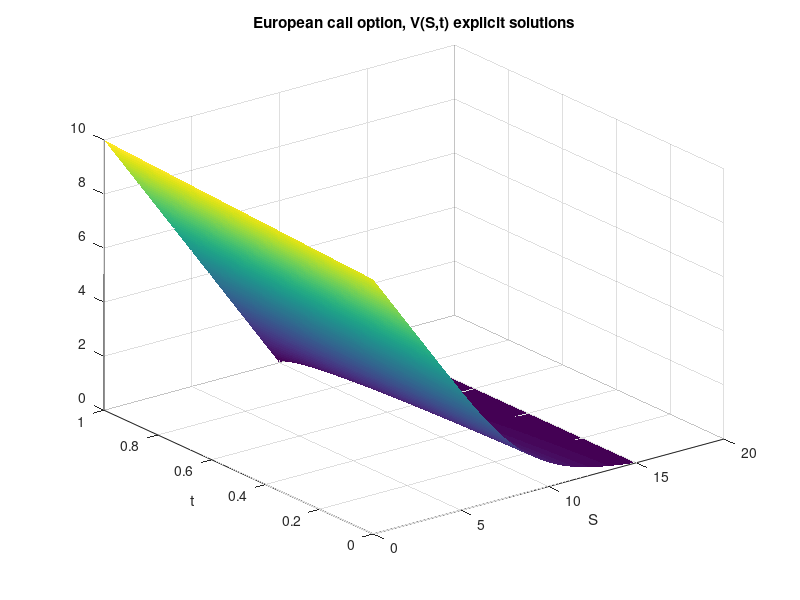
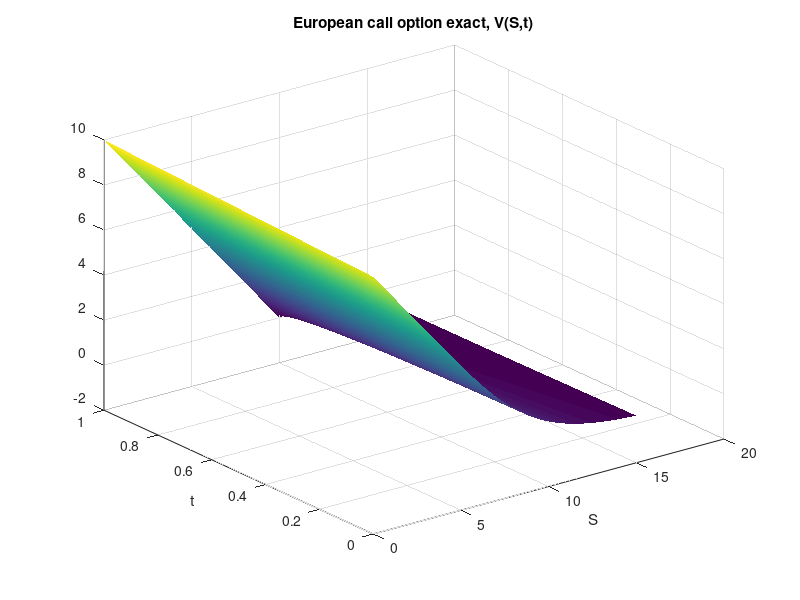
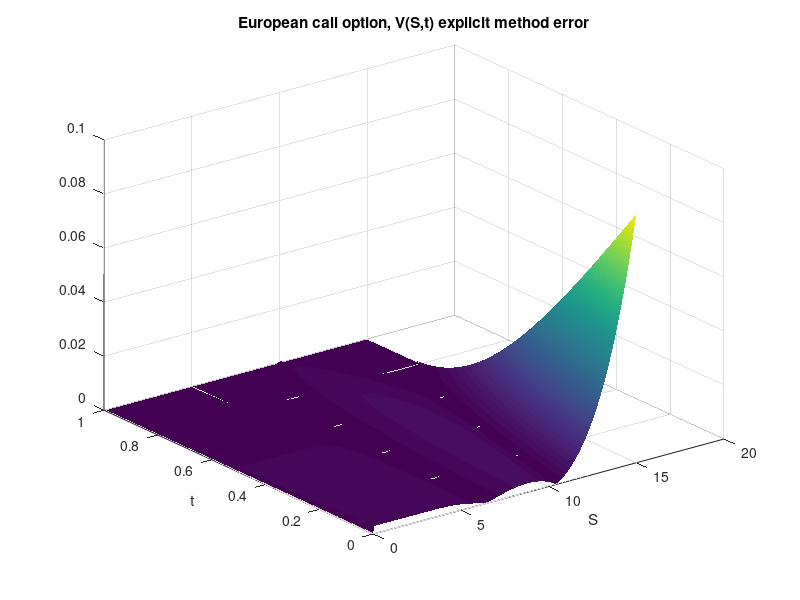

The MATLAB script that drew these images, in order:
r = 0.06;
sigma = 0.3;
K = 10; 
a = 0;
S_star = 15;
T = 1;
NS = 300;
Nt = 10000;
hS = (S_star-a)/NS;
ht = T/Nt;


lS = linspace(a,S_star,NS);
lt = linspace(0,T,Nt);
grid = meshgrid(lS,lt);

u0 = @(S)(max(K-S,0));
ua = @(t)(K*exp(-r*t));
ub = 0;


u0 = @(S)(max(K-S,0));
ua = 0;
ub = @(t)(K*exp(-r*t));

grid(1,:) = u0(lS);
grid(:,1) = ub(lt);
grid(:,end) = ua;


i = 2:NS-1;
for j=1:Nt-1
        grid(j+1, i) = ht/2 * ((sigma^2) * i.^2 + r*i) .* grid(j,i+1) + (1-sigma^2 * i.^2 * ht - r*ht) .* grid(j,i) + ht/2 * (sigma^2 * i.^2 - r*i) .* grid(j,i-1);
end

% Create grid
[S, t] = meshgrid(lS, lt);
t = 1 - t;

% Compute Black-Scholes formula
d1 = (log(S/K) + (r + 0.5*sigma^2)*(T-t)) ./ (sigma.*sqrt(T-t));
d2 = d1 - sigma.*sqrt(T-t);
Nd1 = normcdf(d1);
Nd2 = normcdf(d2);
Nmd1 = normcdf(-d1);
Nmd2 = normcdf(-d2);
call_price = S.*Nd1 - K*exp(-r*(T-t)).*Nd2;
put_price = K*exp(-r*(T-t)).*Nmd2 - S.*Nmd1;

error = abs(put_price - grid);
lT = 1+zeros(1,Nt);
figure(1)
surf(lS,lT-lt,grid, 'LineStyle','none', 'FaceColor','flat')
xlabel('S')
ylabel('t')
title('European call option, V(S,t) explicit solutions')


figure(2)
surf(S,t,put_price, 'LineStyle','none', 'FaceColor','flat')
xlabel('S')
ylabel('t')
title('European call option exact, V(S,t)')

figure(3)
surf(S,t,error, 'LineStyle','none', 'FaceColor','flat')
xlabel('S')
ylabel('t')
title('European call option, V(S,t) explicit method error')
max(max(error))